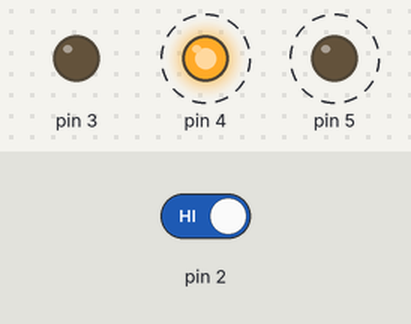
A sketch run on a simulated Arduino Uno, built with avr-gcc and run on an emulated ATmega328P. Parts: output pins drawn as LEDs (lit = HIGH). Dashed ring = blinking. The test bench sets the inputs (shaded band); at power-on: pin 2 HIGH.

Above: at 1.8 s.
1.9 s: pin 2 driven LOW
At 3.0 s:
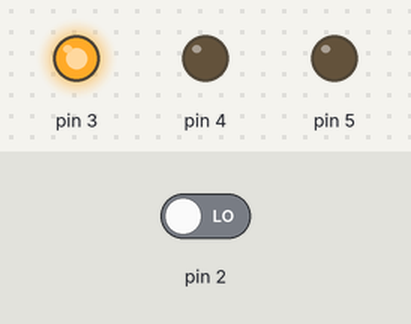
3.5 s: pin 2 driven HIGH
At 3.62 s:
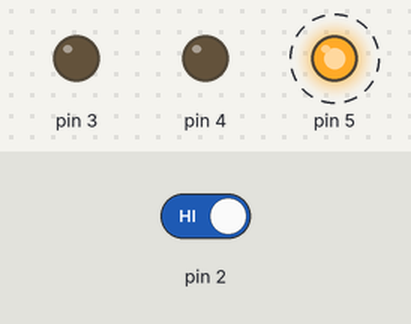
Timing chart, 0 to 12.5 s (numbered marks = the images above; inputs shaded):
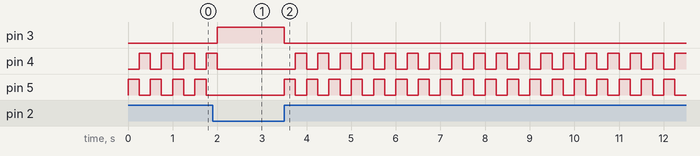

The sketch:

project_2.ino
```cpp
int switchState = 0;

void setup() {
  pinMode(2, INPUT);
  pinMode(3, OUTPUT);
  pinMode(4, OUTPUT);
  pinMode(5, OUTPUT);
}

void loop() {
  switchState = digitalRead(2);
  if (switchState == LOW) {
    digitalWrite(3, HIGH);  // Green LED
    digitalWrite(4, LOW);   // Red LED
    digitalWrite(5, LOW);   // Red LED
  } else {
    digitalWrite(3, LOW);   // Green LED
    digitalWrite(4, LOW);   // Red LED
    digitalWrite(5, HIGH);  // Red LED

    delay(250);             // Wait for a quarter second

    digitalWrite(4, HIGH);
    digitalWrite(5, LOW);

    delay(250);             // Wait for a quarter second
  }
}
```

Measured:
- after the input at 1.9 s, pin 3: LOW → HIGH after 0.10 s; pin 4: goes on until 2.0 s, then stays LOW; pin 5: stops changing and stays LOW
- after the input at 3.5 s, pin 3: HIGH → LOW at once; pin 4: alternates HIGH for 0.25 s and LOW for 0.25 s, starting after 0.25 s; pin 5: alternates HIGH for 0.25 s and LOW for 0.25 s, starting at once
- by itself, pin 4, pin 5: alternates HIGH for 0.25 s and LOW for 0.25 s
